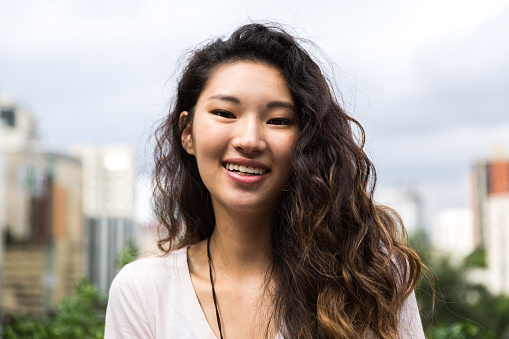
#> input picture Computer Vision/Source/face.jpg, 509 x 339 px, found by its file name
$ jupyter execute Computer_vision_exercises_part_5.ipynb   (shell and % lines are left out)
#> lines starting #> are read from the running program, lines starting #| are printed output that depends on the picture; after the words box and inside, x2 and y2 are one past the last pixel; in counts of white or black regions, pixels touching at a corner belong together
<a href="https://colab.research.google.com/github/proteus21/DATA-SCIENCE-STUDY/blob/main/Computer%20Vision/Computer_vision_exercises_part_5.ipynb" target="_parent"></a>

# Computer Vision - OpenCV - Fifth Task
@author Tomasz Skrzypczyk

## Face detection task

Your task will be to detect and crop the face from given image. Change its color to grayscale in place it back on the original image.

[cell 1]
import cv2
from google.colab.patches import cv2_imshow

# We must download the deep learning model for Face detection

[cell 2]
# Load the cascade
face_cascade = cv2.CascadeClassifier('haarcascade_frontalface_default.xml')
# Read the input image
img = cv2.imread('/content/face.jpg')
#> img is the input picture: shape (339, 509, 3); mean B, G, R 156.5, 163.2, 171.4
# Convert into grayscale
gray = cv2.cvtColor(img, cv2.COLOR_BGR2GRAY)
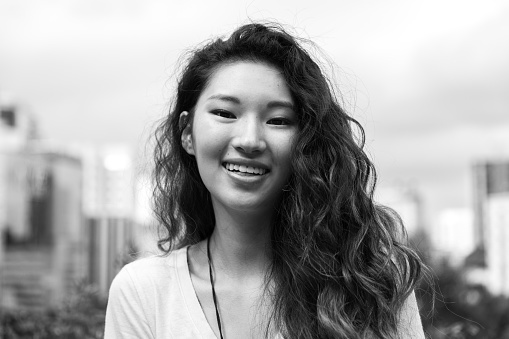
#> gray: shape (339, 509); min 0, max 255, mean 164.9
# Detect faces
faces = face_cascade.detectMultiScale(gray, 1.1, 4)
#> faces = [[178, 60, 137, 137]]
# Draw blue rectangle around the faces
for (x, y, w, h) in faces:
    # use rectangle method, set the color to blue and thickness to 2
    cv2.rectangle(img,(x,y),(w+x,h+y),(255,0,0),2)
#> this loop made 1 pass
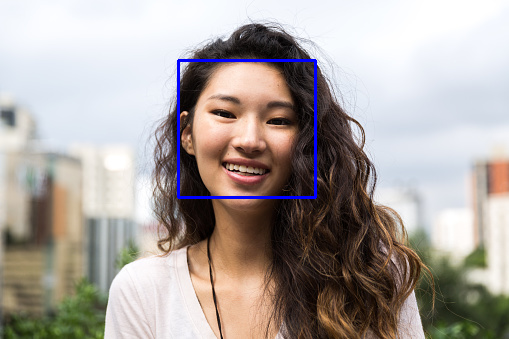
#> img: shape (339, 509, 3); 0.95% of pixels changed, all inside (x1, y1, x2, y2) = (177, 59, 317, 199)
# Display the output
cv2_imshow(img)

[cell 3]
# What are the coordinates of the face?
faces[0]
print(faces[0])
#| [178  60 137 137]

[cell 4]
# Extract the face from the grayscale image using numpy
# Remember what we said about x and y order in opencv?
start_point = (x, y)
#> start_point = (178, 60)
end_point = (w + x, h+ y)
#> end_point = (315, 197)
cv2.rectangle(img, start_point, end_point,(255, 0, 0), 2)
face = gray[start_point[1]:end_point[1], start_point[0]:end_point[0]]
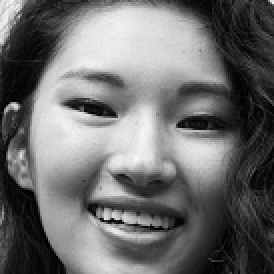
#> face: shape (137, 137) (shown 2 times larger); min 0, max 246, mean 110
cv2_imshow(face)

[cell 5]
# Put the grayscale image on the colored image using only numpy slicing

# Notice that you cannot assign a 1 channel image to a 3 channel image
# so the operation img[...] = face will not work!
# Try to create a 3-channel grayscale image by repeating the grayscale image three times
# you may use opencv merge method

grayscale_three_channels = cv2.merge([face, face, face])

img[x:w + x,y: h+y] = grayscale_three_channels
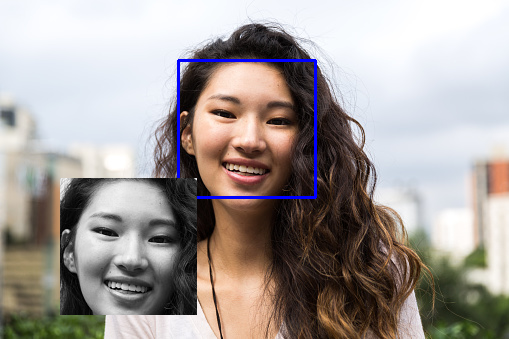
#> img: shape (339, 509, 3); 10.88% of pixels changed, all inside (x1, y1, x2, y2) = (60, 178, 197, 315)

cv2_imshow(img)

[cell 6]
# What are the coordinates of the face?
# DG: tip -> do you remember x and y order in opencv?
x, y = faces[0][:2]
#> x = 178; y = 60
w, h = faces[0][2:]
#> w = 137; h = 137
left_upper = (x,y)
#> left_upper = (178, 60)
left_lower = (x,y+h)
#> left_lower = (178, 197)
right_upper = (x+w,y)
#> right_upper = (315, 60)
right_lower = (x+w, y+h)
#> right_lower = (315, 197)
print(left_upper, left_lower, right_upper, right_lower)
#| (178, 60) (178, 197) (315, 60) (315, 197)
circle_coordinates = [left_upper, left_lower, right_upper, right_lower]
#> circle_coordinates = [(178, 60), (178, 197), (315, 60), (315, 197)]

#a potem:

# Draw the points of the bounding box of a face on the picture
# use circle method
for circle_center in circle_coordinates:
   cv2.circle(img, circle_center, radius=10, color=(255,0,0), thickness=-1)
#> this loop made 4 passes
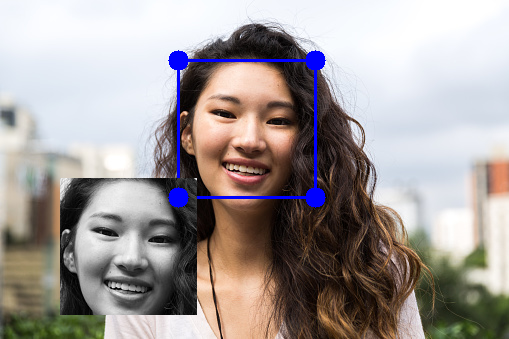
#> img: shape (339, 509, 3); 0.63% of pixels changed, all inside (x1, y1, x2, y2) = (168, 50, 326, 208)
cv2_imshow(img)
